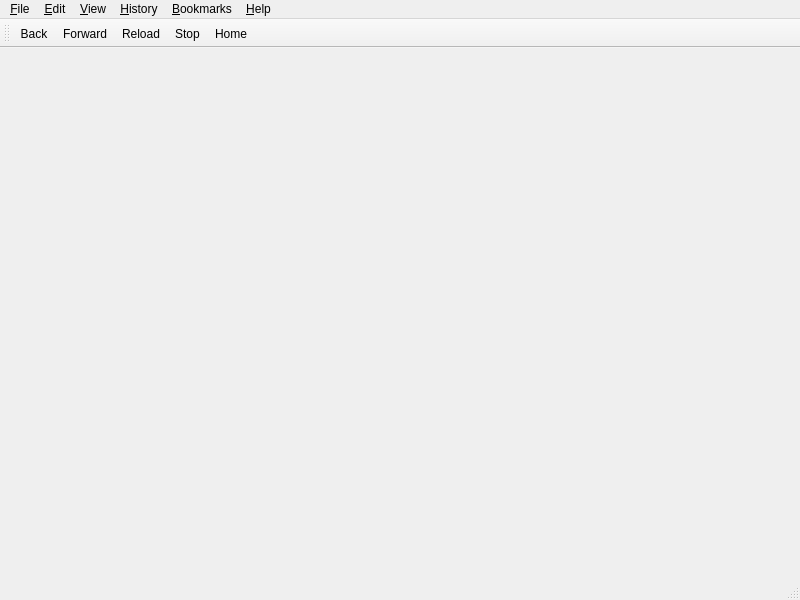
<?xml version="1.0" encoding="UTF-8"?>
<ui version="4.0">
 <class>MainWindow</class>
 <widget class="QMainWindow" name="MainWindow">
  <property name="geometry">
   <rect>
    <x>0</x>
    <y>0</y>
    <width>800</width>
    <height>600</height>
   </rect>
  </property>
  <property name="windowTitle">
   <string>MainWindow</string>
  </property>
  <widget class="QWidget" name="centralwidget"/>
  <widget class="QMenuBar" name="menubar">
   <property name="geometry">
    <rect>
     <x>0</x>
     <y>0</y>
     <width>800</width>
     <height>22</height>
    </rect>
   </property>
   <widget class="QMenu" name="menu_File">
    <property name="title">
     <string>&amp;File</string>
    </property>
    <addaction name="actionNewWindow"/>
    <addaction name="actionNewTab"/>
    <addaction name="actionOpenUrl"/>
    <addaction name="actionOpenFile"/>
    <addaction name="actionClose"/>
    <addaction name="separator"/>
    <addaction name="actionSaveAs"/>
    <addaction name="actionSendLink"/>
    <addaction name="separator"/>
    <addaction name="actionPrintPreview"/>
    <addaction name="actionPrint"/>
    <addaction name="separator"/>
    <addaction name="actionQuit"/>
   </widget>
   <widget class="QMenu" name="menu_Edit">
    <property name="title">
     <string>&amp;Edit</string>
    </property>
    <addaction name="actionUndo"/>
    <addaction name="actionRedo"/>
    <addaction name="separator"/>
    <addaction name="actionCut"/>
    <addaction name="actionCopy"/>
    <addaction name="actionPaste"/>
    <addaction name="separator"/>
    <addaction name="actionSelectAll"/>
    <addaction name="actionSearch"/>
    <addaction name="actionSearchNext"/>
    <addaction name="separator"/>
    <addaction name="actionSettings"/>
   </widget>
   <widget class="QMenu" name="menu_View">
    <property name="title">
     <string>&amp;View</string>
    </property>
    <widget class="QMenu" name="menuZoom">
     <property name="title">
      <string>Zoom</string>
     </property>
     <addaction name="actionZoomIn"/>
     <addaction name="actionZoomOut"/>
     <addaction name="actionZoomNormal"/>
     <addaction name="separator"/>
     <addaction name="actionTextOnly"/>
    </widget>
    <addaction name="actionStop"/>
    <addaction name="actionReload"/>
    <addaction name="separator"/>
    <addaction name="menuZoom"/>
    <addaction name="actionSource"/>
    <addaction name="actionConsole"/>
    <addaction name="actionDownloads"/>
    <addaction name="actionCookies"/>
    <addaction name="separator"/>
    <addaction name="actionFullScreen"/>
   </widget>
   <widget class="QMenu" name="menu_History">
    <property name="title">
     <string>&amp;History</string>
    </property>
    <addaction name="actionBack"/>
    <addaction name="actionForward"/>
    <addaction name="actionHome"/>
    <addaction name="separator"/>
   </widget>
   <widget class="QMenu" name="menu_Bookmarks">
    <property name="title">
     <string>&amp;Bookmarks</string>
    </property>
    <addaction name="actionAddBookmark"/>
   </widget>
   <widget class="QMenu" name="menu_Help">
    <property name="title">
     <string>&amp;Help</string>
    </property>
    <addaction name="actionHelp"/>
    <addaction name="separator"/>
    <addaction name="actionAbout"/>
   </widget>
   <addaction name="menu_File"/>
   <addaction name="menu_Edit"/>
   <addaction name="menu_View"/>
   <addaction name="menu_History"/>
   <addaction name="menu_Bookmarks"/>
   <addaction name="menu_Help"/>
  </widget>
  <widget class="QStatusBar" name="statusbar"/>
  <widget class="QToolBar" name="navBar">
   <property name="windowTitle">
    <string>toolBar</string>
   </property>
   <attribute name="toolBarArea">
    <enum>TopToolBarArea</enum>
   </attribute>
   <attribute name="toolBarBreak">
    <bool>false</bool>
   </attribute>
   <addaction name="actionBack"/>
   <addaction name="actionForward"/>
   <addaction name="actionReload"/>
   <addaction name="actionStop"/>
   <addaction name="actionHome"/>
  </widget>
  <action name="actionUndo">
   <property name="icon">
    <iconset resource="../../libsrc/phia/phia.qrc">
     <normaloff>:/gnome/undo</normaloff>:/gnome/undo</iconset>
   </property>
   <property name="text">
    <string>Undo</string>
   </property>
  </action>
  <action name="actionRedo">
   <property name="icon">
    <iconset resource="../../libsrc/phia/phia.qrc">
     <normaloff>:/gnome/redo</normaloff>:/gnome/redo</iconset>
   </property>
   <property name="text">
    <string>Redo</string>
   </property>
  </action>
  <action name="actionCut">
   <property name="icon">
    <iconset resource="../../libsrc/phia/phia.qrc">
     <normaloff>:/gnome/cut</normaloff>:/gnome/cut</iconset>
   </property>
   <property name="text">
    <string>Cut</string>
   </property>
   <property name="shortcut">
    <string>Ctrl+X</string>
   </property>
  </action>
  <action name="actionCopy">
   <property name="icon">
    <iconset resource="../../libsrc/phia/phia.qrc">
     <normaloff>:/gnome/copy</normaloff>:/gnome/copy</iconset>
   </property>
   <property name="text">
    <string>Copy</string>
   </property>
   <property name="shortcut">
    <string>Ctrl+C</string>
   </property>
  </action>
  <action name="actionPaste">
   <property name="icon">
    <iconset resource="../../libsrc/phia/phia.qrc">
     <normaloff>:/gnome/paste</normaloff>:/gnome/paste</iconset>
   </property>
   <property name="text">
    <string>Paste</string>
   </property>
   <property name="shortcut">
    <string>Ctrl+V</string>
   </property>
  </action>
  <action name="actionDelete">
   <property name="icon">
    <iconset resource="../../libsrc/phia/phia.qrc">
     <normaloff>:/gnome/error</normaloff>:/gnome/error</iconset>
   </property>
   <property name="text">
    <string>Delete</string>
   </property>
   <property name="shortcut">
    <string>Del</string>
   </property>
  </action>
  <action name="actionSelectAll">
   <property name="enabled">
    <bool>false</bool>
   </property>
   <property name="text">
    <string>Select all</string>
   </property>
   <property name="shortcut">
    <string>Ctrl+A</string>
   </property>
  </action>
  <action name="actionSearch">
   <property name="enabled">
    <bool>false</bool>
   </property>
   <property name="icon">
    <iconset resource="../../libsrc/phia/phia.qrc">
     <normaloff>:/gnome/search</normaloff>:/gnome/search</iconset>
   </property>
   <property name="text">
    <string>Search</string>
   </property>
   <property name="shortcut">
    <string>Ctrl+F</string>
   </property>
  </action>
  <action name="actionSearchNext">
   <property name="enabled">
    <bool>false</bool>
   </property>
   <property name="icon">
    <iconset resource="../../libsrc/phia/phia.qrc">
     <normaloff>:/gnome/forward</normaloff>:/gnome/forward</iconset>
   </property>
   <property name="text">
    <string>Search next</string>
   </property>
   <property name="shortcut">
    <string>Ctrl+G</string>
   </property>
  </action>
  <action name="actionSettings">
   <property name="icon">
    <iconset resource="../../libsrc/phia/phia.qrc">
     <normaloff>:/gnome/config</normaloff>:/gnome/config</iconset>
   </property>
   <property name="text">
    <string>User profile</string>
   </property>
  </action>
  <action name="actionNewWindow">
   <property name="icon">
    <iconset resource="../../libsrc/phia/phia.qrc">
     <normaloff>:/gnome/newwindow</normaloff>:/gnome/newwindow</iconset>
   </property>
   <property name="text">
    <string>New window</string>
   </property>
   <property name="shortcut">
    <string>Ctrl+N</string>
   </property>
  </action>
  <action name="actionNewTab">
   <property name="icon">
    <iconset resource="../../libsrc/phia/phia.qrc">
     <normaloff>:/gnome/addfolder</normaloff>:/gnome/addfolder</iconset>
   </property>
   <property name="text">
    <string>New tab</string>
   </property>
   <property name="shortcut">
    <string>Ctrl+T</string>
   </property>
  </action>
  <action name="actionOpenUrl">
   <property name="icon">
    <iconset resource="../../libsrc/phia/phia.qrc">
     <normaloff>:/gnome/world</normaloff>:/gnome/world</iconset>
   </property>
   <property name="text">
    <string>Open url</string>
   </property>
   <property name="shortcut">
    <string>Ctrl+L</string>
   </property>
  </action>
  <action name="actionOpenFile">
   <property name="icon">
    <iconset resource="../../libsrc/phia/phia.qrc">
     <normaloff>:/gnome/folder</normaloff>:/gnome/folder</iconset>
   </property>
   <property name="text">
    <string>Open file</string>
   </property>
   <property name="shortcut">
    <string>Ctrl+O</string>
   </property>
  </action>
  <action name="actionClose">
   <property name="icon">
    <iconset resource="../../libsrc/phia/phia.qrc">
     <normaloff>:/gnome/cancel</normaloff>:/gnome/cancel</iconset>
   </property>
   <property name="text">
    <string>Close</string>
   </property>
   <property name="shortcut">
    <string>Ctrl+W</string>
   </property>
  </action>
  <action name="actionSaveAs">
   <property name="icon">
    <iconset resource="../../libsrc/phia/phia.qrc">
     <normaloff>:/gnome/saveas</normaloff>:/gnome/saveas</iconset>
   </property>
   <property name="text">
    <string>Save page as</string>
   </property>
   <property name="shortcut">
    <string>Ctrl+S</string>
   </property>
  </action>
  <action name="actionSendLink">
   <property name="icon">
    <iconset resource="../../libsrc/phia/phia.qrc">
     <normaloff>:/gnome/mailforward</normaloff>:/gnome/mailforward</iconset>
   </property>
   <property name="text">
    <string>Send link</string>
   </property>
  </action>
  <action name="actionPrintPreview">
   <property name="icon">
    <iconset resource="../../libsrc/phia/phia.qrc">
     <normaloff>:/gnome/printpreview</normaloff>:/gnome/printpreview</iconset>
   </property>
   <property name="text">
    <string>Print preview</string>
   </property>
  </action>
  <action name="actionPrint">
   <property name="icon">
    <iconset resource="../../libsrc/phia/phia.qrc">
     <normaloff>:/gnome/print</normaloff>:/gnome/print</iconset>
   </property>
   <property name="text">
    <string>Print</string>
   </property>
   <property name="shortcut">
    <string>Ctrl+P</string>
   </property>
  </action>
  <action name="actionQuit">
   <property name="icon">
    <iconset resource="../../libsrc/phia/phia.qrc">
     <normaloff>:/gnome/quit</normaloff>:/gnome/quit</iconset>
   </property>
   <property name="text">
    <string>Quit</string>
   </property>
   <property name="shortcut">
    <string>Ctrl+Q</string>
   </property>
  </action>
  <action name="actionStop">
   <property name="icon">
    <iconset resource="../../libsrc/phia/phia.qrc">
     <normaloff>:/gnome/warning</normaloff>:/gnome/warning</iconset>
   </property>
   <property name="text">
    <string>Stop</string>
   </property>
   <property name="shortcut">
    <string>Esc</string>
   </property>
  </action>
  <action name="actionReload">
   <property name="icon">
    <iconset resource="../../libsrc/phia/phia.qrc">
     <normaloff>:/gnome/reload</normaloff>:/gnome/reload</iconset>
   </property>
   <property name="text">
    <string>Reload</string>
   </property>
   <property name="shortcut">
    <string>Ctrl+R</string>
   </property>
  </action>
  <action name="actionZoomIn">
   <property name="icon">
    <iconset resource="../../libsrc/phia/phia.qrc">
     <normaloff>:/gnome/zoomout</normaloff>:/gnome/zoomout</iconset>
   </property>
   <property name="text">
    <string>Zoom in</string>
   </property>
   <property name="shortcut">
    <string>Ctrl++</string>
   </property>
  </action>
  <action name="actionZoomOut">
   <property name="icon">
    <iconset resource="../../libsrc/phia/phia.qrc">
     <normaloff>:/gnome/zoomin</normaloff>:/gnome/zoomin</iconset>
   </property>
   <property name="text">
    <string>Zoom out</string>
   </property>
   <property name="shortcut">
    <string>Ctrl+-</string>
   </property>
  </action>
  <action name="actionZoomNormal">
   <property name="icon">
    <iconset resource="../../libsrc/phia/phia.qrc">
     <normaloff>:/gnome/zoomnormal</normaloff>:/gnome/zoomnormal</iconset>
   </property>
   <property name="text">
    <string>Zoom normal</string>
   </property>
  </action>
  <action name="actionTextOnly">
   <property name="icon">
    <iconset resource="../../libsrc/phia/phia.qrc">
     <normaloff>:/gnome/textonly</normaloff>:/gnome/textonly</iconset>
   </property>
   <property name="text">
    <string>Text only</string>
   </property>
  </action>
  <action name="actionSource">
   <property name="icon">
    <iconset resource="../../libsrc/phia/phia.qrc">
     <normaloff>:/gnome/html</normaloff>:/gnome/html</iconset>
   </property>
   <property name="text">
    <string>Page source</string>
   </property>
  </action>
  <action name="actionFullScreen">
   <property name="icon">
    <iconset resource="../../libsrc/phia/phia.qrc">
     <normaloff>:/gnome/fullscreen</normaloff>:/gnome/fullscreen</iconset>
   </property>
   <property name="text">
    <string>Full screen</string>
   </property>
  </action>
  <action name="actionBack">
   <property name="icon">
    <iconset resource="../../libsrc/phia/phia.qrc">
     <normaloff>:/gnome/left</normaloff>:/gnome/left</iconset>
   </property>
   <property name="text">
    <string>Back</string>
   </property>
   <property name="shortcut">
    <string>Alt+Left</string>
   </property>
  </action>
  <action name="actionForward">
   <property name="icon">
    <iconset resource="../../libsrc/phia/phia.qrc">
     <normaloff>:/gnome/right</normaloff>:/gnome/right</iconset>
   </property>
   <property name="text">
    <string>Forward</string>
   </property>
   <property name="shortcut">
    <string>Alt+Right</string>
   </property>
  </action>
  <action name="actionHome">
   <property name="icon">
    <iconset resource="../../libsrc/phia/phia.qrc">
     <normaloff>:/gnome/home</normaloff>:/gnome/home</iconset>
   </property>
   <property name="text">
    <string>Home</string>
   </property>
  </action>
  <action name="actionHelp">
   <property name="icon">
    <iconset resource="../../libsrc/phia/phia.qrc">
     <normaloff>:/gnome/help</normaloff>:/gnome/help</iconset>
   </property>
   <property name="text">
    <string>Online Help</string>
   </property>
   <property name="shortcut">
    <string>F1</string>
   </property>
  </action>
  <action name="actionAbout">
   <property name="icon">
    <iconset resource="../../libsrc/phia/phia.qrc">
     <normaloff>:/gnome/info</normaloff>:/gnome/info</iconset>
   </property>
   <property name="text">
    <string>About Amphibia</string>
   </property>
  </action>
  <action name="actionCookies">
   <property name="icon">
    <iconset resource="../../libsrc/phia/phia.qrc">
     <normaloff>:/gnome/cookie</normaloff>:/gnome/cookie</iconset>
   </property>
   <property name="text">
    <string>Cookies</string>
   </property>
  </action>
  <action name="actionAddBookmark">
   <property name="enabled">
    <bool>false</bool>
   </property>
   <property name="icon">
    <iconset resource="../../libsrc/phia/phia.qrc">
     <normaloff>:/gnome/bookmark</normaloff>:/gnome/bookmark</iconset>
   </property>
   <property name="text">
    <string>Add bookmark</string>
   </property>
  </action>
  <action name="actionDownloads">
   <property name="icon">
    <iconset resource="../../libsrc/phia/phia.qrc">
     <normaloff>:/gnome/inetfolder</normaloff>:/gnome/inetfolder</iconset>
   </property>
   <property name="text">
    <string>Downloads</string>
   </property>
  </action>
  <action name="actionConsole">
   <property name="icon">
    <iconset resource="../../libsrc/phia/phia.qrc">
     <normaloff>:/gnome/script</normaloff>:/gnome/script</iconset>
   </property>
   <property name="text">
    <string>JavaScript console</string>
   </property>
  </action>
 </widget>
 <resources>
  <include location="../../libsrc/phia/phia.qrc"/>
 </resources>
 <connections/>
</ui>
